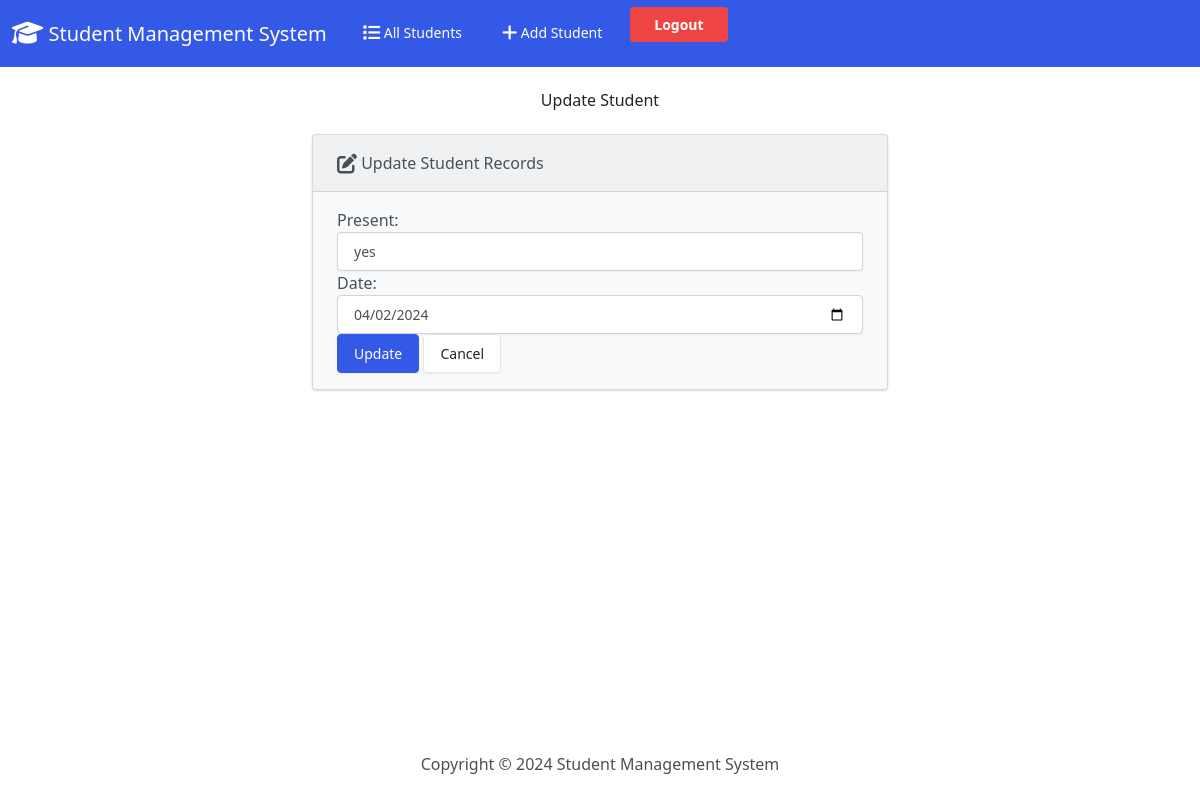
Page /edit/13 on the earlier database version.
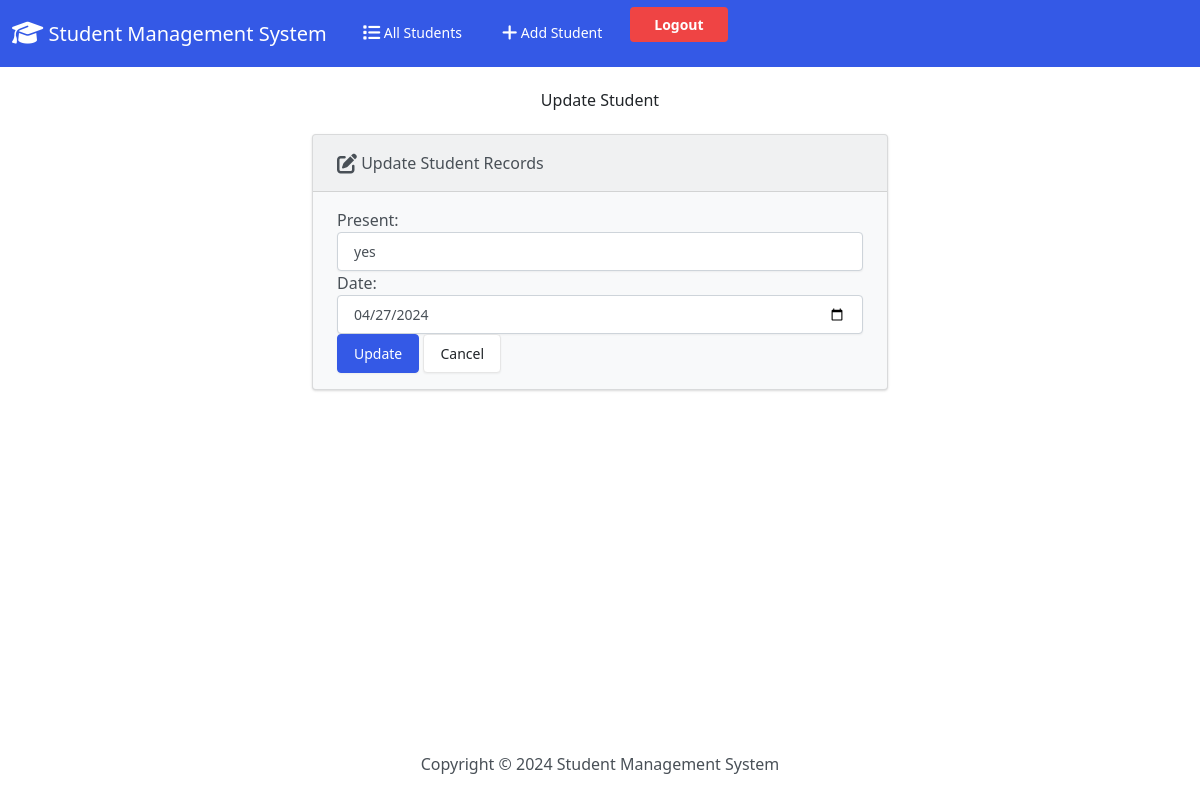
Same page on the later database version.
### student_app/models.py (models this page shows)
class Student(models.Model):
    studentName = models.CharField(max_length=50)
    department = models.TextField(max_length=50)
    section = models.CharField(max_length=50)
    rollNo = models.CharField(max_length=20)
    emailId = models.EmailField(max_length=100)
    collegeId = models.CharField(max_length=20)
    password = models.CharField(max_length=100)
    present = models.CharField(max_length=20)
    date = models.DateField(null=True, blank=True)

### student_app/views.py (the view)
# urls.py: path('edit/<int:id>', views.edit, name='edit'),
def edit(request, id):
    if request.method == 'POST':
        student = Student.objects.get(pk=id)
        form = StudentEditForm(request.POST, instance=student)
        if form.is_valid():
            form.save()
            return render(request, 'edit.html', {
                'form': form,
                'success': True
            })
    else:
        student = Student.objects.get(pk=id)
        form = StudentEditForm(instance=student)
    return render(request, 'edit.html', {
        'form': form
    })

### student_app/forms.py
class StudentEditForm(forms.ModelForm):
     class Meta:
        model = Student
        fields = ['present', 'date']
        labels = {
            'present': 'Present',
            'date': 'Date'
        }
        widgets = {
            'present': forms.TextInput(attrs={'class': 'form-control'}),
            'date': forms.DateInput(attrs={'class': 'form-control', 'type': 'date'})
        }

### student_app/templates/edit.html (shortened to what this page needs)
{% extends "base.html" %} {% block body %}
<link
  rel="stylesheet"
  href="https://cdnjs.cloudflare.com/ajax/libs/font-awesome/6.1.1/css/all.min.css" />
<link href="static/css/bootstrap.min.css" rel="stylesheet" />
<link
  href="https://cdn.jsdelivr.net/npm/tailwindcss@2.2.19/dist/tailwind.min.css"
  rel="stylesheet" />
<h3 class="text-center m-4">Update Student</h3>
{% if success %}
<div class="alert alert-success" role="alert">
  The student updated successfully.
  <a href="{% url 'index' %}" class="alert-link">Go to Home Page.</a>
</div>
{% else %}
<div class="row justify-content-center">
  <div class="col-6">
    <div class="card bg-light mb-3">
      <div class="card-header">
        <i class="fa-solid fa-pen-to-square fa-lg"></i> Update Student Records
      </div>
      <div class="card-body">
        <form action="" method="POST">
          {% csrf_token %} {{ form.as_p }}
          <button type="submit" class="btn btn-primary">Update</button>
          <a href="{% url 'index' %}" class="btn btn-secondary">Cancel</a>
        </form>
      </div>
    </div>
  </div>
</div>
{% endif %} {% endblock %}

Differences in the rows shown:
changed Student "yes": date "04/02/2024" → "04/27/2024"
